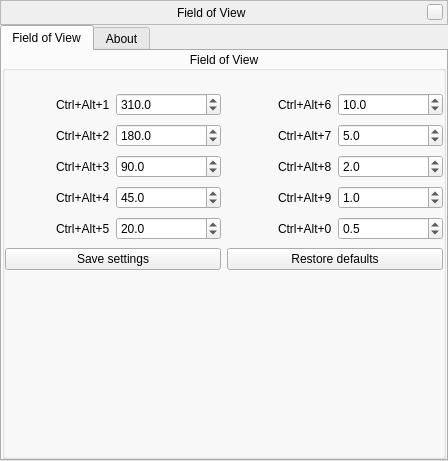
<?xml version="1.0" encoding="UTF-8"?>
<ui version="4.0">
 <class>fovWindowForm</class>
 <widget class="QWidget" name="fovWindowForm">
  <property name="geometry">
   <rect>
    <x>0</x>
    <y>0</y>
    <width>448</width>
    <height>461</height>
   </rect>
  </property>
  <layout class="QVBoxLayout" name="verticalLayout">
   <property name="spacing">
    <number>0</number>
   </property>
   <property name="leftMargin">
    <number>0</number>
   </property>
   <property name="topMargin">
    <number>0</number>
   </property>
   <property name="rightMargin">
    <number>0</number>
   </property>
   <property name="bottomMargin">
    <number>0</number>
   </property>
   <item>
    <widget class="BarFrame" name="TitleBar">
     <property name="sizePolicy">
      <sizepolicy hsizetype="Expanding" vsizetype="Minimum">
       <horstretch>0</horstretch>
       <verstretch>0</verstretch>
      </sizepolicy>
     </property>
     <property name="minimumSize">
      <size>
       <width>0</width>
       <height>25</height>
      </size>
     </property>
     <property name="maximumSize">
      <size>
       <width>16777215</width>
       <height>30</height>
      </size>
     </property>
     <property name="focusPolicy">
      <enum>Qt::NoFocus</enum>
     </property>
     <property name="autoFillBackground">
      <bool>false</bool>
     </property>
     <property name="frameShape">
      <enum>QFrame::StyledPanel</enum>
     </property>
     <layout class="QHBoxLayout">
      <property name="spacing">
       <number>6</number>
      </property>
      <property name="leftMargin">
       <number>0</number>
      </property>
      <property name="topMargin">
       <number>0</number>
      </property>
      <property name="rightMargin">
       <number>4</number>
      </property>
      <property name="bottomMargin">
       <number>0</number>
      </property>
      <item>
       <spacer name="leftSpacer">
        <property name="orientation">
         <enum>Qt::Horizontal</enum>
        </property>
        <property name="sizeHint" stdset="0">
         <size>
          <width>40</width>
          <height>20</height>
         </size>
        </property>
       </spacer>
      </item>
      <item>
       <widget class="QLabel" name="stelWindowTitle">
        <property name="text">
         <string>Field of View</string>
        </property>
       </widget>
      </item>
      <item>
       <spacer name="rightSpacer">
        <property name="orientation">
         <enum>Qt::Horizontal</enum>
        </property>
        <property name="sizeHint" stdset="0">
         <size>
          <width>40</width>
          <height>20</height>
         </size>
        </property>
       </spacer>
      </item>
      <item>
       <widget class="QPushButton" name="closeStelWindow">
        <property name="minimumSize">
         <size>
          <width>16</width>
          <height>16</height>
         </size>
        </property>
        <property name="maximumSize">
         <size>
          <width>16</width>
          <height>16</height>
         </size>
        </property>
        <property name="focusPolicy">
         <enum>Qt::NoFocus</enum>
        </property>
        <property name="text">
         <string/>
        </property>
       </widget>
      </item>
     </layout>
    </widget>
   </item>
   <item>
    <widget class="QTabWidget" name="tabWidget">
     <property name="currentIndex">
      <number>0</number>
     </property>
     <widget class="QWidget" name="tabFOV">
      <attribute name="title">
       <string>Field of View</string>
      </attribute>
      <layout class="QVBoxLayout" name="verticalLayoutTimeZone">
       <property name="spacing">
        <number>0</number>
       </property>
       <property name="leftMargin">
        <number>0</number>
       </property>
       <property name="topMargin">
        <number>0</number>
       </property>
       <property name="rightMargin">
        <number>0</number>
       </property>
       <property name="bottomMargin">
        <number>0</number>
       </property>
       <item>
        <widget class="QGroupBox" name="groupBoxFOV">
         <property name="minimumSize">
          <size>
           <width>0</width>
           <height>400</height>
          </size>
         </property>
         <property name="title">
          <string>Field of View</string>
         </property>
         <property name="alignment">
          <set>Qt::AlignCenter</set>
         </property>
         <layout class="QGridLayout" name="gridLayoutCurrent">
          <property name="leftMargin">
           <number>0</number>
          </property>
          <property name="topMargin">
           <number>0</number>
          </property>
          <property name="rightMargin">
           <number>0</number>
          </property>
          <property name="bottomMargin">
           <number>0</number>
          </property>
          <property name="verticalSpacing">
           <number>8</number>
          </property>
          <item row="11" column="0" colspan="4">
           <spacer name="verticalSpacerTimeZone">
            <property name="orientation">
             <enum>Qt::Vertical</enum>
            </property>
            <property name="sizeHint" stdset="0">
             <size>
              <width>0</width>
              <height>0</height>
             </size>
            </property>
           </spacer>
          </item>
          <item row="5" column="0" alignment="Qt::AlignRight">
           <widget class="QLabel" name="labelFOV5">
            <property name="text">
             <string>Ctrl+Alt+5</string>
            </property>
           </widget>
          </item>
          <item row="5" column="2" alignment="Qt::AlignRight">
           <widget class="QLabel" name="labelFOV0">
            <property name="text">
             <string>Ctrl+Alt+0</string>
            </property>
           </widget>
          </item>
          <item row="3" column="2" alignment="Qt::AlignRight">
           <widget class="QLabel" name="labelFOV8">
            <property name="text">
             <string>Ctrl+Alt+8</string>
            </property>
           </widget>
          </item>
          <item row="10" column="2" colspan="2">
           <widget class="QPushButton" name="pushButtonReset">
            <property name="text">
             <string>Restore defaults</string>
            </property>
           </widget>
          </item>
          <item row="3" column="0" alignment="Qt::AlignRight">
           <widget class="QLabel" name="labelFOV3">
            <property name="text">
             <string>Ctrl+Alt+3</string>
            </property>
           </widget>
          </item>
          <item row="1" column="2" alignment="Qt::AlignRight">
           <widget class="QLabel" name="labelFOV6">
            <property name="text">
             <string>Ctrl+Alt+6</string>
            </property>
           </widget>
          </item>
          <item row="5" column="1">
           <widget class="QDoubleSpinBox" name="doubleSpinBoxFOV5">
            <property name="decimals">
             <number>1</number>
            </property>
            <property name="maximum">
             <double>360.000000000000000</double>
            </property>
            <property name="singleStep">
             <double>0.100000000000000</double>
            </property>
            <property name="value">
             <double>20.000000000000000</double>
            </property>
           </widget>
          </item>
          <item row="2" column="0" alignment="Qt::AlignRight">
           <widget class="QLabel" name="labelFOV2">
            <property name="text">
             <string>Ctrl+Alt+2</string>
            </property>
           </widget>
          </item>
          <item row="2" column="1">
           <widget class="QDoubleSpinBox" name="doubleSpinBoxFOV2">
            <property name="decimals">
             <number>1</number>
            </property>
            <property name="maximum">
             <double>360.000000000000000</double>
            </property>
            <property name="singleStep">
             <double>0.100000000000000</double>
            </property>
            <property name="value">
             <double>180.000000000000000</double>
            </property>
           </widget>
          </item>
          <item row="4" column="1">
           <widget class="QDoubleSpinBox" name="doubleSpinBoxFOV4">
            <property name="decimals">
             <number>1</number>
            </property>
            <property name="maximum">
             <double>360.000000000000000</double>
            </property>
            <property name="singleStep">
             <double>0.100000000000000</double>
            </property>
            <property name="value">
             <double>45.000000000000000</double>
            </property>
           </widget>
          </item>
          <item row="10" column="0" colspan="2">
           <widget class="QPushButton" name="pushButtonSave">
            <property name="text">
             <string>Save settings</string>
            </property>
           </widget>
          </item>
          <item row="3" column="3">
           <widget class="QDoubleSpinBox" name="doubleSpinBoxFOV8">
            <property name="decimals">
             <number>1</number>
            </property>
            <property name="maximum">
             <double>360.000000000000000</double>
            </property>
            <property name="singleStep">
             <double>0.100000000000000</double>
            </property>
            <property name="value">
             <double>2.000000000000000</double>
            </property>
           </widget>
          </item>
          <item row="1" column="3">
           <widget class="QDoubleSpinBox" name="doubleSpinBoxFOV6">
            <property name="decimals">
             <number>1</number>
            </property>
            <property name="maximum">
             <double>360.000000000000000</double>
            </property>
            <property name="singleStep">
             <double>0.100000000000000</double>
            </property>
            <property name="value">
             <double>10.000000000000000</double>
            </property>
           </widget>
          </item>
          <item row="2" column="3">
           <widget class="QDoubleSpinBox" name="doubleSpinBoxFOV7">
            <property name="decimals">
             <number>1</number>
            </property>
            <property name="maximum">
             <double>360.000000000000000</double>
            </property>
            <property name="singleStep">
             <double>0.100000000000000</double>
            </property>
            <property name="value">
             <double>5.000000000000000</double>
            </property>
           </widget>
          </item>
          <item row="3" column="1">
           <widget class="QDoubleSpinBox" name="doubleSpinBoxFOV3">
            <property name="decimals">
             <number>1</number>
            </property>
            <property name="maximum">
             <double>360.000000000000000</double>
            </property>
            <property name="singleStep">
             <double>0.100000000000000</double>
            </property>
            <property name="value">
             <double>90.000000000000000</double>
            </property>
           </widget>
          </item>
          <item row="1" column="1">
           <widget class="QDoubleSpinBox" name="doubleSpinBoxFOV1">
            <property name="wrapping">
             <bool>true</bool>
            </property>
            <property name="decimals">
             <number>1</number>
            </property>
            <property name="minimum">
             <double>0.000000000000000</double>
            </property>
            <property name="maximum">
             <double>360.000000000000000</double>
            </property>
            <property name="singleStep">
             <double>0.100000000000000</double>
            </property>
            <property name="value">
             <double>310.000000000000000</double>
            </property>
           </widget>
          </item>
          <item row="4" column="0" alignment="Qt::AlignRight">
           <widget class="QLabel" name="labelFOV4">
            <property name="text">
             <string>Ctrl+Alt+4</string>
            </property>
           </widget>
          </item>
          <item row="5" column="3">
           <widget class="QDoubleSpinBox" name="doubleSpinBoxFOV0">
            <property name="decimals">
             <number>1</number>
            </property>
            <property name="maximum">
             <double>360.000000000000000</double>
            </property>
            <property name="singleStep">
             <double>0.100000000000000</double>
            </property>
            <property name="value">
             <double>0.500000000000000</double>
            </property>
           </widget>
          </item>
          <item row="0" column="0" colspan="4">
           <widget class="QLabel" name="labelFOVInfo">
            <property name="text">
             <string/>
            </property>
            <property name="textFormat">
             <enum>Qt::RichText</enum>
            </property>
            <property name="wordWrap">
             <bool>true</bool>
            </property>
            <property name="margin">
             <number>5</number>
            </property>
            <property name="openExternalLinks">
             <bool>true</bool>
            </property>
           </widget>
          </item>
          <item row="4" column="3">
           <widget class="QDoubleSpinBox" name="doubleSpinBoxFOV9">
            <property name="decimals">
             <number>1</number>
            </property>
            <property name="maximum">
             <double>360.000000000000000</double>
            </property>
            <property name="singleStep">
             <double>0.100000000000000</double>
            </property>
            <property name="value">
             <double>1.000000000000000</double>
            </property>
           </widget>
          </item>
          <item row="1" column="0" alignment="Qt::AlignRight">
           <widget class="QLabel" name="labelFOV1">
            <property name="text">
             <string>Ctrl+Alt+1</string>
            </property>
           </widget>
          </item>
          <item row="2" column="2" alignment="Qt::AlignRight">
           <widget class="QLabel" name="labelFOV7">
            <property name="text">
             <string>Ctrl+Alt+7</string>
            </property>
           </widget>
          </item>
          <item row="4" column="2" alignment="Qt::AlignRight">
           <widget class="QLabel" name="labelFOV9">
            <property name="text">
             <string>Ctrl+Alt+9</string>
            </property>
           </widget>
          </item>
         </layout>
        </widget>
       </item>
      </layout>
     </widget>
     <widget class="QWidget" name="tabAbout">
      <attribute name="title">
       <string comment="tab in plugin windows">About</string>
      </attribute>
      <layout class="QVBoxLayout" name="verticalLayout_3">
       <item>
        <widget class="QLabel" name="labelTitle">
         <property name="styleSheet">
          <string notr="true">QLabel {
	font: bold 18pt ;
}</string>
         </property>
         <property name="text">
          <string notr="true">Field of View plug-in</string>
         </property>
        </widget>
       </item>
       <item>
        <widget class="QLabel" name="labelVersion">
         <property name="text">
          <string notr="true">Version %1</string>
         </property>
        </widget>
       </item>
       <item>
        <widget class="QLabel" name="labelCopyright">
         <property name="text">
          <string notr="true">Copyright &amp;copy; 2014 Alexander Wolf</string>
         </property>
         <property name="textFormat">
          <enum>Qt::RichText</enum>
         </property>
        </widget>
       </item>
       <item>
        <widget class="QLabel" name="labelLicense">
         <property name="sizePolicy">
          <sizepolicy hsizetype="Preferred" vsizetype="Expanding">
           <horstretch>0</horstretch>
           <verstretch>0</verstretch>
          </sizepolicy>
         </property>
         <property name="text">
          <string notr="true">This program is free software; you can redistribute it and/or modify it under the terms of the GNU General Public License as published by the Free Software Foundation; either version 2 of the License, or (at your option) any later version.

This program is distributed in the hope that it will be useful, but WITHOUT ANY WARRANTY; without even the implied warranty of MERCHANTABILITY or FITNESS FOR A PARTICULAR PURPOSE.  See the GNU General Public License for more details.

You should have received a copy of the GNU General Public License along with this program. If not, see http://www.gnu.org/licenses/.</string>
         </property>
         <property name="alignment">
          <set>Qt::AlignLeading|Qt::AlignLeft|Qt::AlignTop</set>
         </property>
         <property name="wordWrap">
          <bool>true</bool>
         </property>
         <property name="textInteractionFlags">
          <set>Qt::LinksAccessibleByMouse|Qt::TextSelectableByMouse</set>
         </property>
        </widget>
       </item>
      </layout>
     </widget>
    </widget>
   </item>
  </layout>
 </widget>
 <customwidgets>
  <customwidget>
   <class>BarFrame</class>
   <extends>QFrame</extends>
   <header>Dialog.hpp</header>
   <container>1</container>
  </customwidget>
 </customwidgets>
 <tabstops>
  <tabstop>tabWidget</tabstop>
  <tabstop>doubleSpinBoxFOV1</tabstop>
  <tabstop>pushButtonSave</tabstop>
 </tabstops>
 <resources/>
 <connections/>
</ui>
